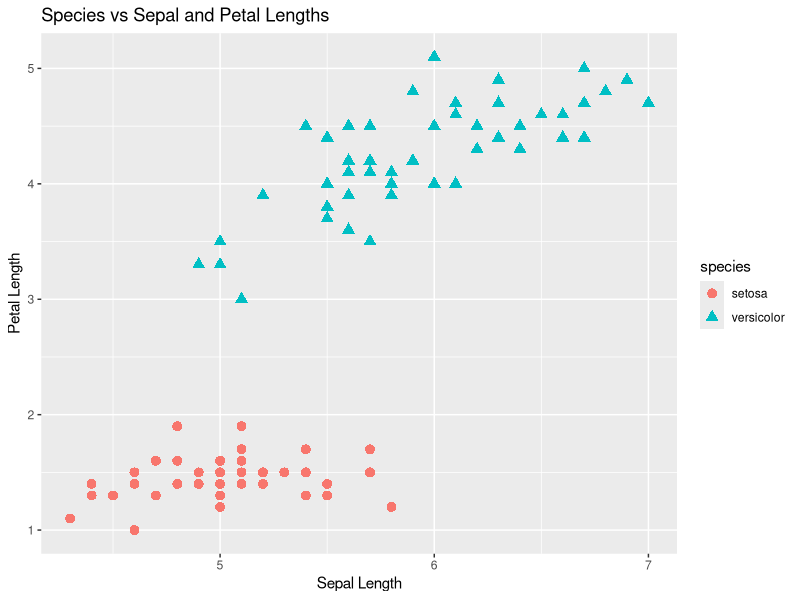
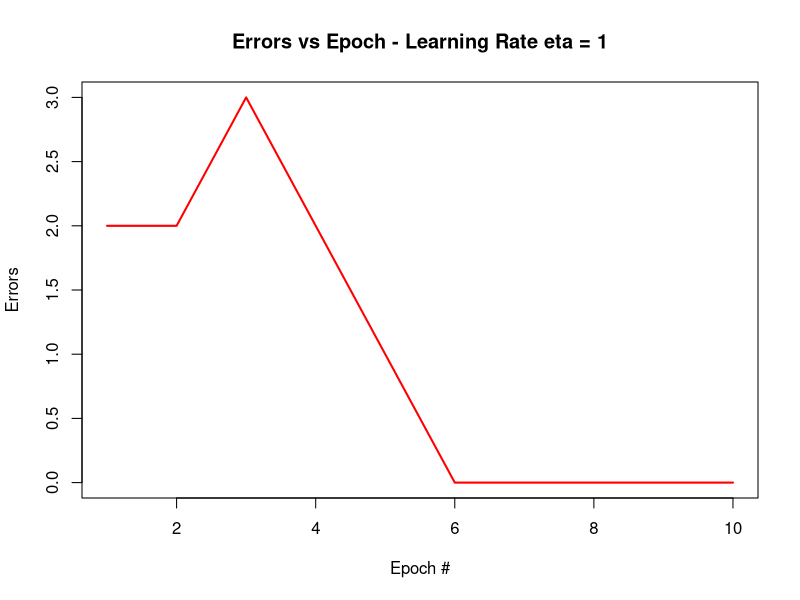

Write the R code that produced these figures, in order.
## ---- chunk 1
library(dplyr)
library(ggplot2)
## ---- chunk 2
data(iris)
irissubdf <- filter(iris, Species != "virginica") %>% 
  select(c(1, 3, 5))
names(irissubdf) <- c("sepal", "petal", "species")
## ---- chunk 3
ggplot(irissubdf, aes(x = sepal, y = petal)) + 
        geom_point(aes(colour = species, shape = species), size = 3) +
        xlab("Sepal Length") + 
        ylab("Petal Length") + 
        ggtitle("Species vs Sepal and Petal Lengths")
## ---- chunk 4
irissubdf[, 4] <- 1
irissubdf[irissubdf[, 3] == "setosa", 4] <- -1
## ---- chunk 5
x <- irissubdf[, c(1, 2)]
y <- irissubdf[, 4]
## ---- chunk 6
head(x, n = 3)
tail(x, n = 3)
head(y)
tail(y)
## ---- chunk 7
perceptron <- function(x, y, eta, n_iter) {
  
        # Step 1
        # Initialize weight vector with the number of columns in x, plus 1 (the bias)
        # Initialize with 0 for each value
        weight <- rep(0, dim(x)[2] + 1)
        
        # Initialize the error vector with the number of epochs
        # Initialize with 0 for each epoch
        errors <- rep(0, n_iter)
        
        # Step 2
        # Loop over number of epochs (n_iter)
        for (j in 1:n_iter) {
                
                # Step 3
                # Loop through the data
                for (i in 1:length(y)) {
                        
                        # Step 4: Transformation Function
                        # Calculate scalar, z, from input (observation attributes) and current weight vector
                        z <- sum(weight[2:length(weight)] * as.numeric(x[i, ])) + weight[1]

                        # Step 5: Activation Function
                        # Heaviside step functions assigns a binary classification to predicted value
                        # based on sign (positive or negative) of z
                        if(z < 0) {
                                ypred <- -1
                        } else {
                                ypred <- 1
                        }
                        
                        # Step 6: Update Function
                        # Change the weight vector if the predicted value and actual value are different
                        # Otherwise, don't do anything
                        weightdiff <- eta * (y[i] - ypred) * c(1, as.numeric(x[i, ]))
                        weight <- weight + weightdiff
                        
                        
                        # Step 7: Update error vector
                        if ((y[i] - ypred) != 0.0) {
                                errors[j] <- errors[j] + 1
                        }
                        
                }
                # Step 8: Continue iterating through observations of this epoch
        }
        # Step 9: Move to the next epoch
        
        # Step 10: Return a list with final weights and error vector
        results <- list("weights" = weight, "errors" = errors)
        return(results)
}
## ---- chunk 8
results <- perceptron(x, y, 1, 10)
## ---- chunk 9
print(results$weights)
## ---- chunk 10
print(results$errors)
## ---- chunk 11
plot(1:10, results$errors, type = "l", lwd = 2, col = "red", xlab = "Epoch #", ylab = "Errors")
title("Errors vs Epoch - Learning Rate eta = 1")
